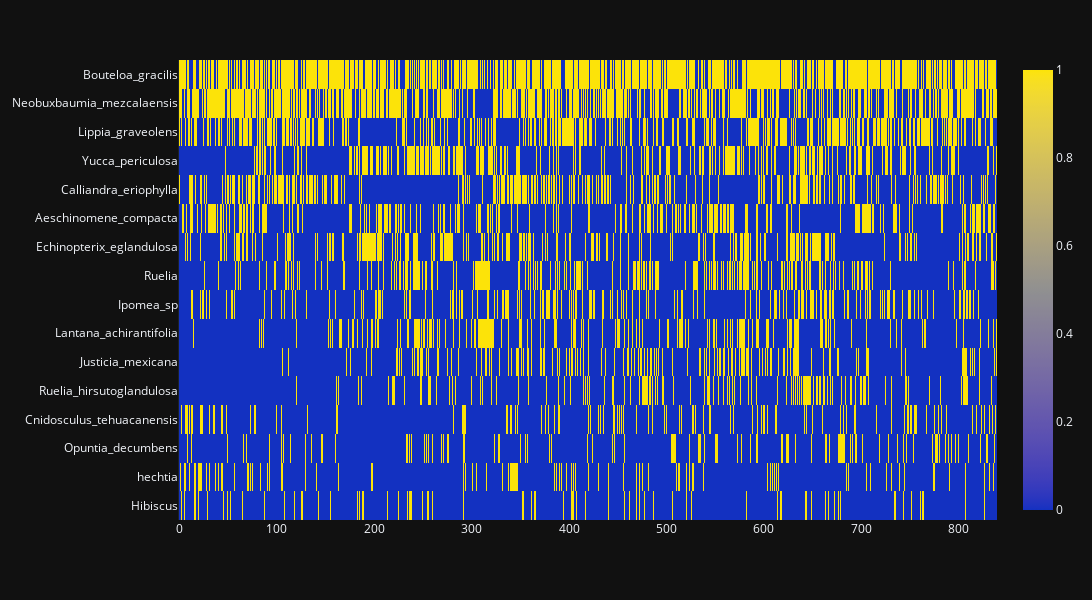
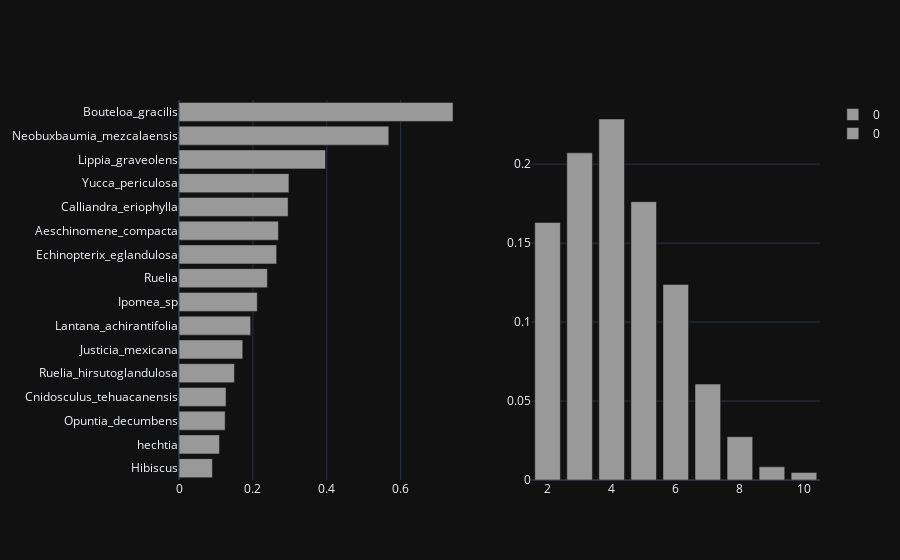
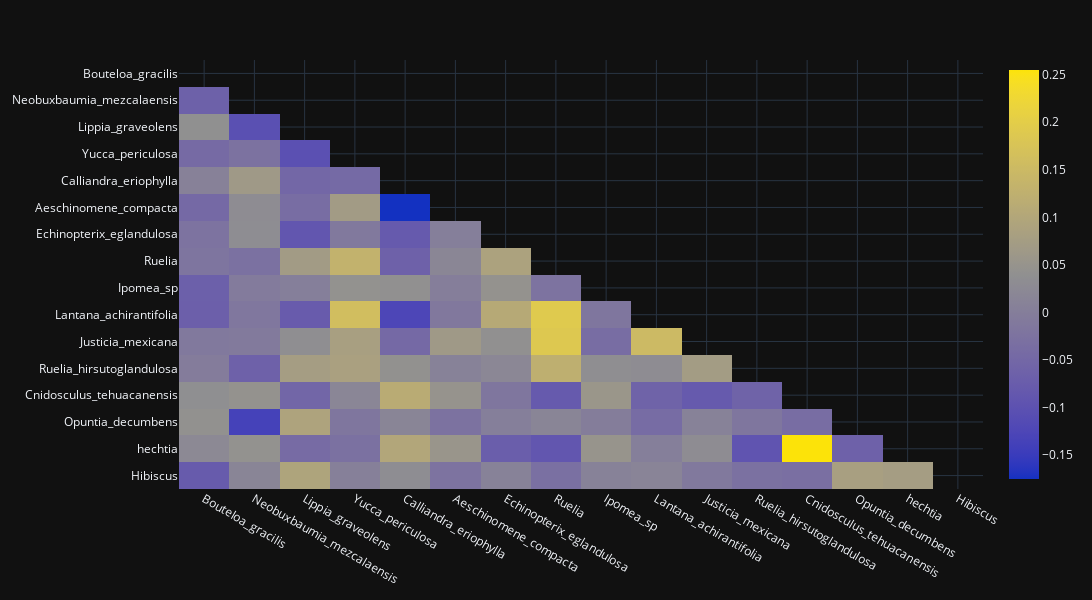
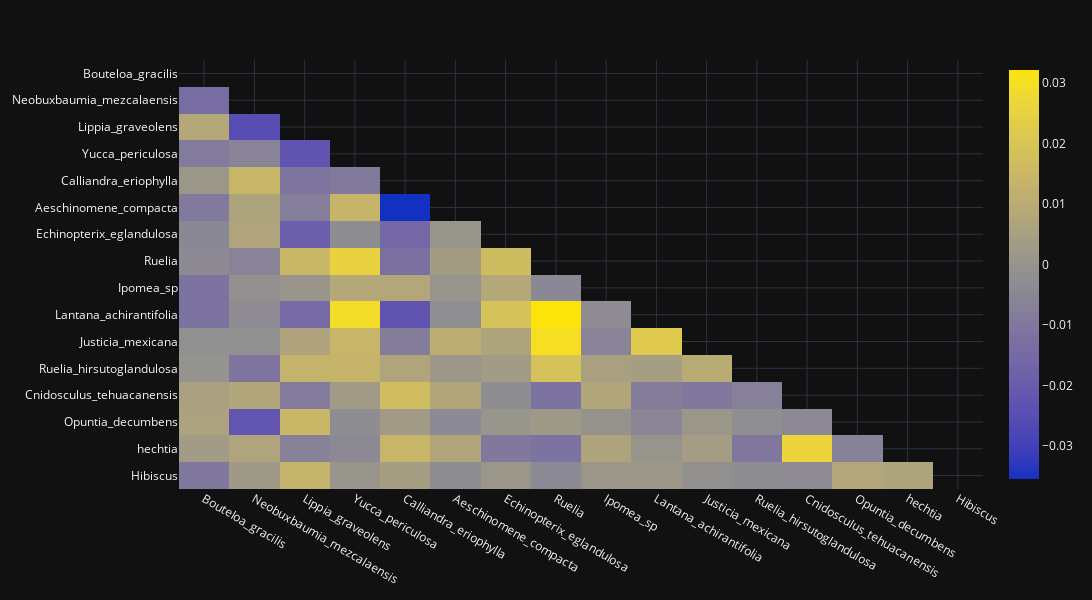

Here is the notebook cell these charts were saved with, in order:
### Code cell
df_16.pipe(plot_patches)

### Figure 1 — Plotly figure (JSON) as saved in the notebook; plotly's stock layout.template omitted (floating-point values rounded to 4 significant figures; data arrays with more than 128 entries replaced by an {"elided": "..."} marker saying what was removed)
{"data": [{"coloraxis": "coloraxis", "hovertemplate": "x: %{x}<br>y: %{y}<br>color: %{z}<extra></extra>", "name": "0", "type": "heatmap", "x": {"elided": "840 int values"}, "xaxis": "x", "y": ["Bouteloa_gracilis", "Neobuxbaumia_mezcalaensis", "Lippia_graveolens", "Yucca_periculosa", "Calliandra_eriophylla", "Aeschinomene_compacta", "Echinopterix_eglandulosa", "Ruelia", "Ipomea_sp", "Lantana_achirantifolia", "Justicia_mexicana", "Ruelia_hirsutoglandulosa", "Cnidosculus_tehuacanensis", "Opuntia_decumbens", "hechtia", "Hibiscus"], "yaxis": "y", "z": {"elided": "16x840 int values"}}], "layout": {"coloraxis": {"colorscale": {"elided": "256x2 mixed values"}}, "height": 600, "margin": {"t": 60}, "width": 1600, "xaxis": {"anchor": "y", "domain": [0, 1]}, "yaxis": {"anchor": "x", "autorange": "reversed", "domain": [0, 1]}}}

### Figure 2 — Plotly figure (JSON) as saved in the notebook; plotly's stock layout.template omitted (floating-point values rounded to 4 significant figures)
{"data": [{"alignmentgroup": "True", "hovertemplate": "variable=0<br>value=%{x}<br>index=%{y}<extra></extra>", "legendgroup": "0", "marker": {"color": "#999999", "pattern": {"shape": ""}}, "name": "0", "offsetgroup": "0", "orientation": "h", "showlegend": true, "textposition": "auto", "type": "bar", "x": [0.09048, 0.1095, 0.125, 0.1274, 0.15, 0.1726, 0.194, 0.2119, 0.2393, 0.2643, 0.269, 0.2952, 0.2976, 0.3964, 0.5679, 0.7417], "xaxis": "x", "y": ["Hibiscus", "hechtia", "Opuntia_decumbens", "Cnidosculus_tehuacanensis", "Ruelia_hirsutoglandulosa", "Justicia_mexicana", "Lantana_achirantifolia", "Ipomea_sp", "Ruelia", "Echinopterix_eglandulosa", "Aeschinomene_compacta", "Calliandra_eriophylla", "Yucca_periculosa", "Lippia_graveolens", "Neobuxbaumia_mezcalaensis", "Bouteloa_gracilis"], "yaxis": "y"}, {"alignmentgroup": "True", "hovertemplate": "variable=0<br>index=%{x}<br>value=%{y}<extra></extra>", "legendgroup": "0", "marker": {"color": "#999999", "pattern": {"shape": ""}}, "name": "0", "offsetgroup": "0", "orientation": "v", "showlegend": true, "textposition": "auto", "type": "bar", "x": [4, 3, 5, 2, 6, 7, 8, 9, 10], "xaxis": "x2", "y": [0.2286, 0.2071, 0.1762, 0.1631, 0.1238, 0.06071, 0.02738, 0.008333, 0.004762], "yaxis": "y2"}], "layout": {"xaxis": {"anchor": "y", "domain": [0, 0.45]}, "xaxis2": {"anchor": "y2", "domain": [0.55, 1]}, "yaxis": {"anchor": "x", "domain": [0, 1]}, "yaxis2": {"anchor": "x2", "domain": [0, 1]}}}

### Figure 3 — Plotly figure (JSON) as saved in the notebook; plotly's stock layout.template omitted (floating-point values rounded to 4 significant figures; data arrays with more than 128 entries replaced by an {"elided": "..."} marker saying what was removed)
{"data": [{"coloraxis": "coloraxis", "hovertemplate": "x: %{x}<br>y: %{y}<br>color: %{z}<extra></extra>", "name": "0", "type": "heatmap", "x": ["Bouteloa_gracilis", "Neobuxbaumia_mezcalaensis", "Lippia_graveolens", "Yucca_periculosa", "Calliandra_eriophylla", "Aeschinomene_compacta", "Echinopterix_eglandulosa", "Ruelia", "Ipomea_sp", "Lantana_achirantifolia", "Justicia_mexicana", "Ruelia_hirsutoglandulosa", "Cnidosculus_tehuacanensis", "Opuntia_decumbens", "hechtia", "Hibiscus"], "xaxis": "x", "y": ["Bouteloa_gracilis", "Neobuxbaumia_mezcalaensis", "Lippia_graveolens", "Yucca_periculosa", "Calliandra_eriophylla", "Aeschinomene_compacta", "Echinopterix_eglandulosa", "Ruelia", "Ipomea_sp", "Lantana_achirantifolia", "Justicia_mexicana", "Ruelia_hirsutoglandulosa", "Cnidosculus_tehuacanensis", "Opuntia_decumbens", "hechtia", "Hibiscus"], "yaxis": "y", "z": {"elided": "16x16 float values"}}], "layout": {"coloraxis": {"colorscale": {"elided": "256x2 mixed values"}}, "height": 600, "margin": {"t": 60}, "width": 1600, "xaxis": {"anchor": "y", "domain": [0, 1]}, "yaxis": {"anchor": "x", "autorange": "reversed", "domain": [0, 1]}}}

### Figure 4 — Plotly figure (JSON) as saved in the notebook; plotly's stock layout.template omitted (floating-point values rounded to 4 significant figures; data arrays with more than 128 entries replaced by an {"elided": "..."} marker saying what was removed)
{"data": [{"coloraxis": "coloraxis", "hovertemplate": "x: %{x}<br>y: %{y}<br>color: %{z}<extra></extra>", "name": "0", "type": "heatmap", "x": ["Bouteloa_gracilis", "Neobuxbaumia_mezcalaensis", "Lippia_graveolens", "Yucca_periculosa", "Calliandra_eriophylla", "Aeschinomene_compacta", "Echinopterix_eglandulosa", "Ruelia", "Ipomea_sp", "Lantana_achirantifolia", "Justicia_mexicana", "Ruelia_hirsutoglandulosa", "Cnidosculus_tehuacanensis", "Opuntia_decumbens", "hechtia", "Hibiscus"], "xaxis": "x", "y": ["Bouteloa_gracilis", "Neobuxbaumia_mezcalaensis", "Lippia_graveolens", "Yucca_periculosa", "Calliandra_eriophylla", "Aeschinomene_compacta", "Echinopterix_eglandulosa", "Ruelia", "Ipomea_sp", "Lantana_achirantifolia", "Justicia_mexicana", "Ruelia_hirsutoglandulosa", "Cnidosculus_tehuacanensis", "Opuntia_decumbens", "hechtia", "Hibiscus"], "yaxis": "y", "z": {"elided": "16x16 float values"}}], "layout": {"coloraxis": {"colorscale": {"elided": "256x2 mixed values"}}, "height": 600, "margin": {"t": 60}, "width": 1600, "xaxis": {"anchor": "y", "domain": [0, 1]}, "yaxis": {"anchor": "x", "autorange": "reversed", "domain": [0, 1]}}}
